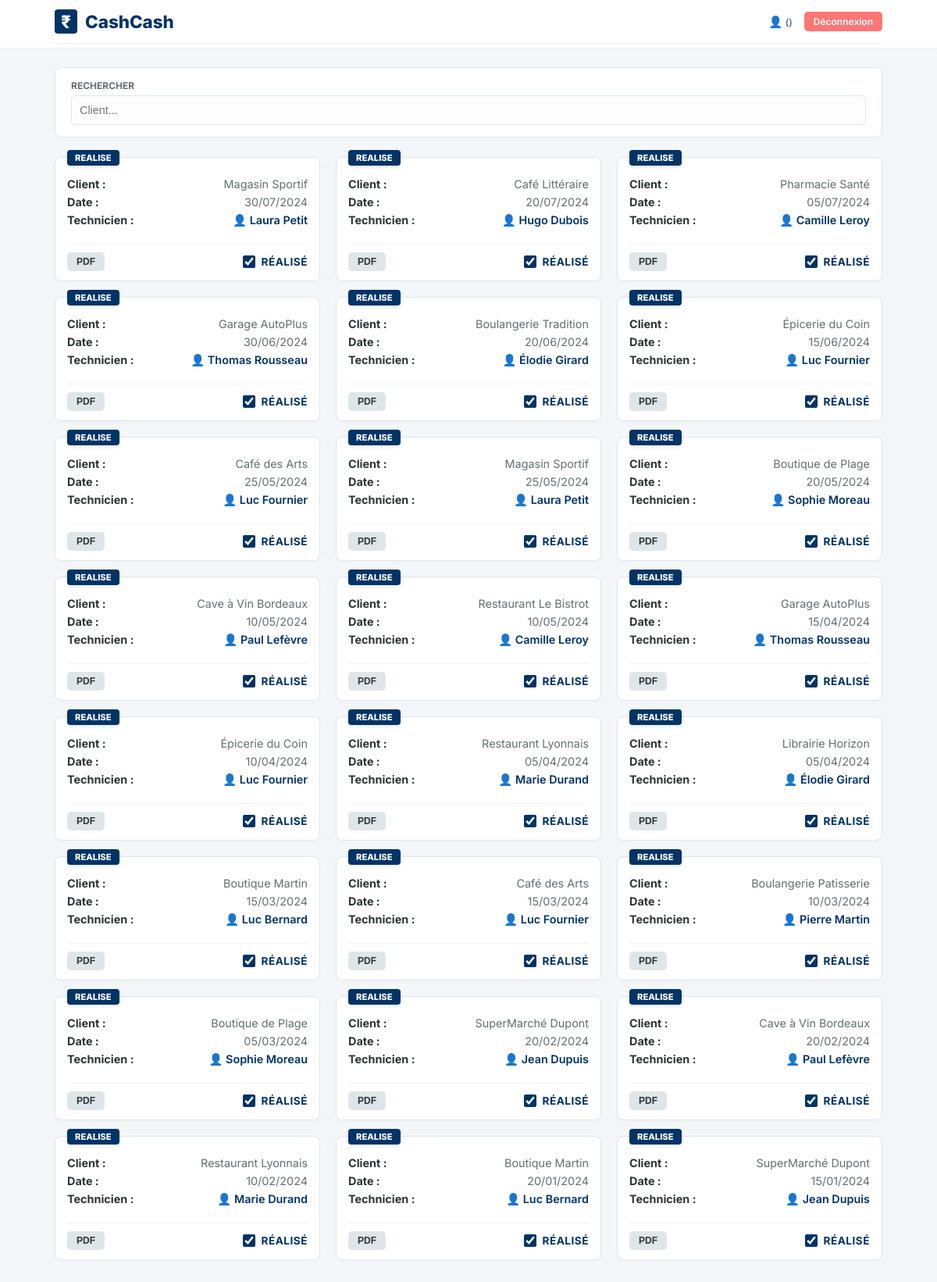
The app's page /index.php?action=maintenance (signed in) with its own data.
### tables this page shows
CREATE TABLE `intervention` (
  `id_intervention` int(11) NOT NULL,
  `id_client` int(11) NOT NULL,
  `id_technicien` int(11) NOT NULL,
  `date_intervention` datetime NOT NULL,
  `statut` enum('PREVU','REALISE','ANNULE') DEFAULT 'PREVU',
  `distance_km` int(11) DEFAULT 0,
  `temps_total` int(11) DEFAULT 0,
  `commentaire_global` text DEFAULT NULL
);

CREATE TABLE `client` (
  `id_client` int(11) NOT NULL,
  `raison_sociale` varchar(255) NOT NULL,
  `siren` varchar(14) DEFAULT NULL,
  `code_ape` varchar(10) DEFAULT NULL,
  `adresse` text DEFAULT NULL,
  `telephone` varchar(30) DEFAULT NULL,
  `email` varchar(150) DEFAULT NULL,
  `id_agence` int(11) NOT NULL,
  `distance_km` int(11) DEFAULT 0,
  `duree_deplacement_min` int(11) DEFAULT 0
);

CREATE TABLE `technicien` (
  `id_technicien` int(11) NOT NULL,
  `matricule` varchar(50) NOT NULL,
  `nom` varchar(100) NOT NULL,
  `prenom` varchar(100) DEFAULT NULL,
  `qualification` varchar(150) DEFAULT NULL,
  `date_obtention_qualification` date DEFAULT NULL,
  `mail` varchar(150) DEFAULT NULL,
  `tel_mobile` varchar(30) DEFAULT NULL,
  `id_agence` int(11) NOT NULL
);

### controllers/HomeController.php (called while the page is built, shortened)
<?php
require_once 'models/Intervention.php';
class HomeController {
    public function maintenance() {
        $all = Intervention::getAll();
        $interventions = array_filter($all, function($i) {
            return $i['statut'] === 'REALISE' || $i['statut'] === 'PREVU';
        });
        require 'views/maintenance.php';
    }
}
?>

### models/Intervention.php (called while the page is built, shortened)
<?php
class Intervention {
    public static function getAll() {
        $pdo = DB::connect();
        $sql = "SELECT i.*,
                       c.raison_sociale as client_nom,
                       c.adresse as lieu,
                       t.nom as tech_nom,
                       t.prenom as tech_prenom
                FROM intervention i
                JOIN client c ON i.id_client = c.id_client
                LEFT JOIN technicien t ON i.id_technicien = t.id_technicien
                ORDER BY i.date_intervention DESC";
        return $pdo->query($sql)->fetchAll(PDO::FETCH_ASSOC);
    }
}
?>

### views/maintenance.php (the view, shortened to what this page needs)
<?php require 'views/header.php'; ?>
<div class="search-row">
    <div class="group"><label>Rechercher</label><input type="text" id="search" class="input" placeholder="Client..."></div>
</div>
<div class="grid">
    <?php foreach($interventions as $i): ?>
        <?php
            $isRealise = ($i['statut'] === 'REALISE');
            $badgeClass = $isRealise ? 'badge-realise' : 'badge-prevu';
            $textClass = $isRealise ? 'txt-done' : 'txt-todo';
            $textStatus = $isRealise ? 'Réalisé' : 'À faire';
            $nomTechnicien = !empty($i['tech_nom']) ? htmlspecialchars($i['tech_prenom'] . ' ' . $i['tech_nom']) : 'Non affecté';
        ?>
        <div class="card" data-client="<?= strtolower($i['client_nom']) ?>">
            <a href="index.php?action=details&id=<?= $i['id_intervention'] ?>" style="text-decoration:none; color:inherit;">
                <div class="card-badge <?= $badgeClass ?>">
                    <?= $i['statut'] ?>
                </div>
                <div class="card-content">
                    <p><strong>Client :</strong> <?= htmlspecialchars($i['client_nom']) ?></p>
                    <p><strong>Date :</strong> <?= date('d/m/Y', strtotime($i['date_intervention'])) ?></p>
                    <p><strong>Technicien :</strong> <span style="color:#003366; font-weight:600;">👤 <?= $nomTechnicien ?></span></p>
                </div>
            </a>
            <div class="card-footer">
                <button class="btn btn-sm btn-secondary" onclick="alert('PDF Généré !')">PDF</button>
                <form method="POST" action="index.php?action=update_status" style="margin:0;">
                    <label class="check-container" style="display:flex; align-items:center; cursor:pointer;">
                        <input type="checkbox"
                               name="check_statut"
                               onchange="this.form.submit()"
                               <?= $isRealise ? 'checked' : '' ?>
                               style="cursor:pointer; width:16px; height:16px;">
                        <span class="status-text <?= $textClass ?>">
                            <?= $textStatus ?>
                        </span>
                    </label>
                </form>
            </div>
        </div>
    <?php endforeach; ?>
</div>
</body></html>

### index.php (shortened to what this page needs)
<?php
require_once 'controllers/HomeController.php';
$controller = new HomeController();
$action = $_GET['action'] ?? 'default';
switch ($action) {
    case 'maintenance':
        $controller->maintenance();
        break;
}
?>

### views/header.php (shortened to what this page needs)
<!DOCTYPE html>
<html lang="fr">
<head>
    <link rel="stylesheet" href="public/style.css?v=<?= time() ?>">
</head>
<body>
    <header>
        <div class="container">
            <div class="header-flex">
                <div class="logo"><span>₹</span> CashCash</div>
                <?php if(isset($_SESSION['user'])): ?>
                    <div class="user-info">
                        <span>
                            👤 <?= htmlspecialchars($_SESSION['user']['username']) ?>
                            <small style="opacity:0.7;">(<?= $_SESSION['user']['role'] ?>)</small>
                        </span>
                        <a href="index.php?action=logout" class="btn btn-sm btn-danger">Déconnexion</a>
                    </div>
                <?php else: ?>
                    <a href="index.php?action=login" class="btn btn-sm btn-secondary">Se connecter</a>
                <?php endif; ?>
            </div>
        </div>
    </header>
    <main class="container">

### public/style.css (style rules this page uses)
:root { --brand-blue: #003366; --status-prevu-bg: #b2bec3; --status-prevu-text: #2d3436; --status-realise-bg: #003366; --status-realise-text: #ffffff; --text-todo: #b2bec3; --text-done: #003366; --bg-light: #f4f7fa; --white: #ffffff; --text-dark: #2d3436; --text-grey: #636e72; --border: #dfe6e9; }
* { box-sizing: border-box; margin: 0; padding: 0; }
body { font-family: "Inter", sans-serif; background-color: var(--bg-light); color: var(--text-dark); padding-bottom: 50px; }
.container { max-width: 1100px; margin: 0 auto; padding: 0 20px; }
a { text-decoration: none; color: inherit; }
header { background: var(--white); box-shadow: 0 2px 5px rgba(0, 0, 0, 0.02); margin-bottom: 25px; }
.header-flex { display: flex; justify-content: space-between; align-items: center; padding: 12px 0; border-bottom: 1px solid #f0f0f0; }
.logo { font-size: 1.4rem; font-weight: 800; color: var(--brand-blue); display: flex; align-items: center; gap: 10px; }
.logo span { background: var(--brand-blue); color: white; padding: 2px 8px; border-radius: 4px; }
.user-info { font-size: 0.9rem; font-weight: 600; color: var(--brand-blue); display: flex; align-items: center; gap: 15px; }
.btn { padding: 8px 18px; border-radius: 5px; border: none; font-weight: 600; cursor: pointer; transition: 0.2s; display: inline-flex; align-items: center; justify-content: center; font-size: 0.85rem; }
.btn-secondary { background: #dfe6e9; color: var(--text-dark); }
.btn-danger { background: #ff7675; color: white; }
.btn-sm { padding: 5px 12px; font-size: 0.75rem; }
.search-row { background: var(--white); padding: 15px 20px; border-radius: 8px; display: flex; align-items: flex-end; gap: 15px; margin-bottom: 25px; box-shadow: 0 2px 10px rgba(0, 0, 0, 0.01); border: 1px solid var(--border); }
.group { flex: 1; display: flex; flex-direction: column; }
.group label { font-size: 0.75rem; font-weight: 700; text-transform: uppercase; color: var(--text-grey); margin-bottom: 5px; }
.input { padding: 10px; border: 1px solid var(--border); border-radius: 5px; width: 100%; font-size: 0.9rem; background-color: #fdfdfd; }
.grid { display: grid; grid-template-columns: repeat(auto-fill, minmax(320px, 1fr)); gap: 20px; padding-bottom: 50px; }
.card { background: var(--white); border-radius: 8px; padding: 15px 15px 12px 15px; position: relative; box-shadow: 0 2px 4px rgba(0, 0, 0, 0.02); border: 1px solid var(--border); transition: transform 0.2s, border-color 0.2s; display: flex; flex-direction: column; }
.card-badge { position: absolute; top: -10px; left: 15px; padding: 3px 10px; border-radius: 4px; font-size: 0.7rem; font-weight: 800; text-transform: uppercase; box-shadow: 0 2px 4px rgba(0, 0, 0, 0.1); }
.badge-realise { background-color: var(--status-realise-bg); color: white; }
.card-content { margin-top: 10px; }
.card-content p { margin: 6px 0; color: var(--text-grey); font-size: 0.9rem; display: flex; justify-content: space-between; }
.card-content strong { color: var(--text-dark); }
.card-footer { margin-top: 15px; padding-top: 10px; border-top: 1px solid #f1f2f6; display: flex; justify-content: space-between; align-items: center; }
.status-text { font-weight: 700; font-size: 0.85rem; margin-left: 8px; text-transform: uppercase; letter-spacing: 0.5px; }
.txt-done { color: var(--text-done); }
input[type="checkbox"] { accent-color: var( --brand-blue ); cursor: pointer; }

### records on screen
intervention: statut "REALISE", id_client.raison_sociale "Magasin Sportif", date_intervention "30/07/2024", id_technicien.prenom "Laura Petit", statut "☑", statut "RÉALISÉ"
intervention: statut "REALISE", id_client.raison_sociale "Café Littéraire", date_intervention "20/07/2024", id_technicien.prenom "Hugo Dubois", statut "☑", statut "RÉALISÉ"
intervention: statut "REALISE", id_client.raison_sociale "Pharmacie Santé", date_intervention "05/07/2024", id_technicien.prenom "Camille Leroy", statut "☑", statut "RÉALISÉ"
intervention: statut "REALISE", id_client.raison_sociale "Garage AutoPlus", date_intervention "30/06/2024", id_technicien.prenom "Thomas Rousseau", statut "☑", statut "RÉALISÉ"
intervention: statut "REALISE", id_client.raison_sociale "Boulangerie Tradition", date_intervention "20/06/2024", id_technicien.prenom "Élodie Girard", statut "☑", statut "RÉALISÉ"
intervention: statut "REALISE", id_client.raison_sociale "Épicerie du Coin", date_intervention "15/06/2024", id_technicien.prenom "Luc Fournier", statut "☑", statut "RÉALISÉ"
intervention: statut "REALISE", id_client.raison_sociale "Café des Arts", date_intervention "25/05/2024", id_technicien.prenom "Luc Fournier", statut "☑", statut "RÉALISÉ"
intervention: statut "REALISE", id_client.raison_sociale "Magasin Sportif", date_intervention "25/05/2024", id_technicien.prenom "Laura Petit", statut "☑", statut "RÉALISÉ"
intervention: statut "REALISE", id_client.raison_sociale "Boutique de Plage", date_intervention "20/05/2024", id_technicien.prenom "Sophie Moreau", statut "☑", statut "RÉALISÉ"
intervention: statut "REALISE", id_client.raison_sociale "Cave à Vin Bordeaux", date_intervention "10/05/2024", id_technicien.prenom "Paul Lefèvre", statut "☑", statut "RÉALISÉ"
intervention: statut "REALISE", id_client.raison_sociale "Restaurant Le Bistrot", date_intervention "10/05/2024", id_technicien.prenom "Camille Leroy", statut "☑", statut "RÉALISÉ"
intervention: statut "REALISE", id_client.raison_sociale "Garage AutoPlus", date_intervention "15/04/2024", id_technicien.prenom "Thomas Rousseau", statut "☑", statut "RÉALISÉ"
intervention: statut "REALISE", id_client.raison_sociale "Épicerie du Coin", date_intervention "10/04/2024", id_technicien.prenom "Luc Fournier", statut "☑", statut "RÉALISÉ"
intervention: statut "REALISE", id_client.raison_sociale "Restaurant Lyonnais", date_intervention "05/04/2024", id_technicien.prenom "Marie Durand", statut "☑", statut "RÉALISÉ"
intervention: statut "REALISE", id_client.raison_sociale "Librairie Horizon", date_intervention "05/04/2024", id_technicien.prenom "Élodie Girard", statut "☑", statut "RÉALISÉ"
intervention: statut "REALISE", id_client.raison_sociale "Boutique Martin", date_intervention "15/03/2024", id_technicien.prenom "Luc Bernard", statut "☑", statut "RÉALISÉ"
intervention: statut "REALISE", id_client.raison_sociale "Café des Arts", date_intervention "15/03/2024", id_technicien.prenom "Luc Fournier", statut "☑", statut "RÉALISÉ"
intervention: statut "REALISE", id_client.raison_sociale "Boulangerie Patisserie", date_intervention "10/03/2024", id_technicien.prenom "Pierre Martin", statut "☑", statut "RÉALISÉ"
intervention: statut "REALISE", id_client.raison_sociale "Boutique de Plage", date_intervention "05/03/2024", id_technicien.prenom "Sophie Moreau", statut "☑", statut "RÉALISÉ"
intervention: statut "REALISE", id_client.raison_sociale "SuperMarché Dupont", date_intervention "20/02/2024", id_technicien.prenom "Jean Dupuis", statut "☑", statut "RÉALISÉ"
intervention: statut "REALISE", id_client.raison_sociale "Cave à Vin Bordeaux", date_intervention "20/02/2024", id_technicien.prenom "Paul Lefèvre", statut "☑", statut "RÉALISÉ"
intervention: statut "REALISE", id_client.raison_sociale "Restaurant Lyonnais", date_intervention "10/02/2024", id_technicien.prenom "Marie Durand", statut "☑", statut "RÉALISÉ"
intervention: statut "REALISE", id_client.raison_sociale "Boutique Martin", date_intervention "20/01/2024", id_technicien.prenom "Luc Bernard", statut "☑", statut "RÉALISÉ"
intervention: statut "REALISE", id_client.raison_sociale "SuperMarché Dupont", date_intervention "15/01/2024", id_technicien.prenom "Jean Dupuis", statut "☑", statut "RÉALISÉ"
